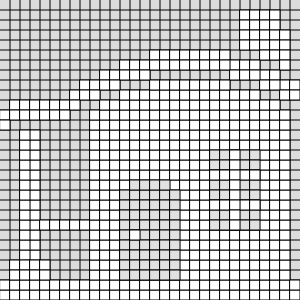
Frame 1 (no input)
Frame 60 (no input): identical to frame 1, image omitted
Frame 120 (the mouse pressed at the canvas centre since frame 60): identical to frame 1, image omitted

The p5.js sketch that drew this single still picture (run headless with seeded random() and noise() and a simulated clock; from frame 60 on, the mouse is pressed at the canvas centre):

// p5.js sketch
// ── sketch.js
/*
참고 Image : https://www.pinterest.co.kr/pin/790592909576452455/
*/
function setup() {
  createCanvas(300, 300);
}

function draw() {
  background(220);
  
  // row
  for(var i = 1; i < 30; i++) {
    line(10*i, 0 , 10*i, 300);
  }
  
  // col
  for(var i = 1; i < 30; i++) {
    line(0, 10 * i, 300, 10 * i);
  }
  
  // house
  fill(255);
  
  // bottom
  for (var i = 0; i < 30; i++) {
    rect(i*10, 290, 10, 10);
    rect(i*10, 280, 10, 10);
  }
  
  // wall
  for (var i = 2; i < 15; i++) {
    rect(30, 270-(10*i), 10, 10);
    rect(20, 270-(10*i), 10, 10);
  }
  
  for (var i = 0; i < 2; i++) {
    for (var j = 0; j < 4; j++) {
      rect(10+(10*j), 260+(10*i), 10, 10);
    }
  }
  
  for (var i = 0; i < 5; i++) {
    rect(40+(10*i), 220, 10, 10);
  }
  
  for (var i = 0; i < 20; i++) {
    for (var j = 0; j < 17; j++) {
      rect(90+(10*i), 270-(10*j), 10, 10);
    }
  }
  
  for (var i = 0; i < 18; i++) {
    rect(100+(10*i), 100, 10, 10);
  }
  
  for (var i = 0; i < 14; i++) {
    rect(120+(10*i), 90, 10, 10);
  }
  
  for (var i = 0; i < 8; i++) {
    rect(150+(10*i), 80, 10, 10);
  }
  
  // roof
  for (var i = 0; i < 2; i++) {
    rect(0, 110+(10*i), 10, 10);
    for (var j = 0; j < 6; j++) {
      rect(10+(10*j), 100+(10*i), 10, 10);
    }
    rect(70, 90+(10*i), 10, 10);
    rect(80, 80+(10*i), 10, 10);
    rect(90, 80+(10*i), 10, 10);
    rect(100, 70+(10*i), 10, 10);
    rect(110, 70+(10*i), 10, 10);
    rect(120, 60+(10*i), 10, 10);
    rect(130, 60+(10*i), 10, 10);
    rect(140, 60+(10*i), 10, 10);
    for (var j = 0; j < 8; j++) {
      rect(150+(10*j), 50+(10*i), 10, 10);
    }
    rect(230, 60+(10*i), 10, 10);
    rect(240, 60+(10*i), 10, 10);
    rect(250, 60+(10*i), 10, 10);
    rect(260, 70+(10*i), 10, 10);
    rect(270, 70+(10*i), 10, 10);
    rect(280, 80+(10*i), 10, 10);
    rect(290, 80+(10*i), 10, 10);
  }
  
  // Chimney
  for (var i = 0; i < 4; i++) {
    for (var j = 0; j < 4; j++) {
      rect(240+(10*i), 10+(10*j), 10, 10);
    }
  }
  rect(260, 50, 10, 10);
  rect(270, 50, 10, 10);
  for (var i = 0; i < 4; i++) {
    rect(280, 30+(10*i), 10, 10);
  }
  

  fill(225);
  
  
  // Window
  for (var i = 0; i < 8; i++) {
    for (var j = 0; j < 5; j++) {
      rect(210+(10*j), 150+(10*i), 10, 10);
    }
  }
  
  // door
  for (var i = 0; i < 9; i++) {
    for (var j = 0; j < 6; j++) {
      rect(120+(10*j), 190+(10*i), 10, 10);
    }
  }
  rect(130, 180, 10, 10);
  rect(140, 180, 10, 10);
  rect(150, 180, 10, 10);
  rect(160, 180, 10, 10);

  fill(255);
  rect(130, 230, 10, 10);
  
    
  // Window line
  for (var i = 0; i < 5; i++) {
    rect(210+(10*i), 170, 10, 10);
    rect(210+(10*i), 200, 10, 10);
  }
  
  for (var i = 0; i < 8; i++) {
    rect(230, 150+(10*i), 10, 10);
  }
}
